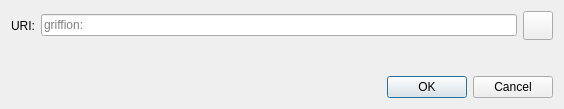
<?xml version="1.0" encoding="UTF-8"?>
<ui version="4.0">
 <class>OpenURIDialog</class>
 <widget class="QDialog" name="OpenURIDialog">
  <property name="geometry">
   <rect>
    <x>0</x>
    <y>0</y>
    <width>564</width>
    <height>109</height>
   </rect>
  </property>
  <property name="windowTitle">
   <string>Open griffion URI</string>
  </property>
  <layout class="QVBoxLayout" name="verticalLayout">
   <item>
    <layout class="QHBoxLayout" name="horizontalLayout">
     <item>
      <widget class="QLabel" name="label">
       <property name="text">
        <string>URI:</string>
       </property>
      </widget>
     </item>
     <item>
      <widget class="QValidatedLineEdit" name="uriEdit">
       <property name="placeholderText">
        <string notr="true">griffion:</string>
       </property>
      </widget>
     </item>
     <item>
      <widget class="QToolButton" name="pasteButton">
       <property name="toolTip">
        <string extracomment="Tooltip text for button that allows you to paste an address that is in your clipboard.">Paste address from clipboard</string>
       </property>
       <property name="text">
        <string/>
       </property>
       <property name="icon">
        <iconset resource="../griffion.qrc">
         <normaloff>:/icons/editpaste</normaloff>:/icons/editpaste
        </iconset>
       </property>
       <property name="iconSize">
        <size>
         <width>22</width>
         <height>22</height>
        </size>
       </property>
      </widget>
     </item>
    </layout>
   </item>
   <item>
    <spacer name="verticalSpacer">
     <property name="orientation">
      <enum>Qt::Vertical</enum>
     </property>
     <property name="sizeHint" stdset="0">
      <size>
       <width>20</width>
       <height>40</height>
      </size>
     </property>
    </spacer>
   </item>
   <item>
    <widget class="QDialogButtonBox" name="buttonBox">
     <property name="orientation">
      <enum>Qt::Horizontal</enum>
     </property>
     <property name="standardButtons">
      <set>QDialogButtonBox::Cancel|QDialogButtonBox::Ok</set>
     </property>
    </widget>
   </item>
  </layout>
 </widget>
 <customwidgets>
  <customwidget>
   <class>QValidatedLineEdit</class>
   <extends>QLineEdit</extends>
   <header>qt/qvalidatedlineedit.h</header>
  </customwidget>
 </customwidgets>
 <resources/>
 <connections>
  <connection>
   <sender>buttonBox</sender>
   <signal>accepted()</signal>
   <receiver>OpenURIDialog</receiver>
   <slot>accept()</slot>
   <hints>
    <hint type="sourcelabel">
     <x>248</x>
     <y>254</y>
    </hint>
    <hint type="destinationlabel">
     <x>157</x>
     <y>274</y>
    </hint>
   </hints>
  </connection>
  <connection>
   <sender>buttonBox</sender>
   <signal>rejected()</signal>
   <receiver>OpenURIDialog</receiver>
   <slot>reject()</slot>
   <hints>
    <hint type="sourcelabel">
     <x>316</x>
     <y>260</y>
    </hint>
    <hint type="destinationlabel">
     <x>286</x>
     <y>274</y>
    </hint>
   </hints>
  </connection>
 </connections>
</ui>
